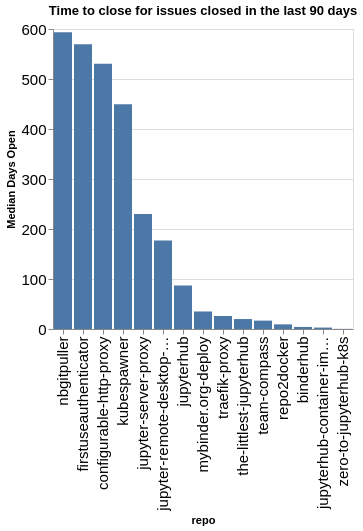

Notebook source saved alongside this figure:
### Code cell
time_open = closed.groupby(['org', 'repo']).agg({'time_open': 'median'}).reset_index()
time_open['time_open'] = time_open['time_open'] / (60 * 60 * 24)
time_open['org/repo'] = time_open.apply(lambda a: a['org'] + '/' + a['repo'], axis=1)
sorted_vals = time_open.sort_values(['org', 'time_open'], ascending=False)['repo'].values
alt.Chart(data=time_open, title=f"Time to close for issues closed in the last {n_days} days").mark_bar().encode(
    x=alt.X('repo', sort=alt.Sort(sorted_vals.tolist())),
    y=alt.Y('time_open', title="Median Days Open"),
)

### Figure 1 — Vega-Lite specification as saved in the notebook (floating-point values rounded to 4 significant figures)
{"config": {"axisLeft": {"labelFontSize": 15}, "axisBottom": {"labelFontSize": 15}}, "data": {"name": "data-9f4e5f1ffa9a5f8066684194a2c84f04"}, "mark": {"type": "bar"}, "encoding": {"x": {"field": "repo", "sort": ["nbgitpuller", "firstuseauthenticator", "configurable-http-proxy", "kubespawner", "jupyter-server-proxy", "jupyter-remote-desktop-proxy", "jupyterhub", "mybinder.org-deploy", "traefik-proxy", "the-littlest-jupyterhub", "team-compass", "repo2docker", "binderhub", "jupyterhub-container-images", "zero-to-jupyterhub-k8s"], "type": "nominal"}, "y": {"field": "time_open", "title": "Median Days Open", "type": "quantitative"}}, "title": "Time to close for issues closed in the last 90 days", "$schema": "https://vega.github.io/schema/vega-lite/v5.20.1.json", "datasets": {"data-9f4e5f1ffa9a5f8066684194a2c84f04": [{"org": "jupyterhub", "repo": "binderhub", "time_open": 4.133, "org/repo": "jupyterhub/binderhub"}, {"org": "jupyterhub", "repo": "configurable-http-proxy", "time_open": 530.6, "org/repo": "jupyterhub/configurable-http-proxy"}, {"org": "jupyterhub", "repo": "firstuseauthenticator", "time_open": 569.5, "org/repo": "jupyterhub/firstuseauthenticator"}, {"org": "jupyterhub", "repo": "jupyter-remote-desktop-proxy", "time_open": 177.1, "org/repo": "jupyterhub/jupyter-remote-desktop-proxy"}, {"org": "jupyterhub", "repo": "jupyter-server-proxy", "time_open": 230.2, "org/repo": "jupyterhub/jupyter-server-proxy"}, {"org": "jupyterhub", "repo": "jupyterhub", "time_open": 87.03, "org/repo": "jupyterhub/jupyterhub"}, {"org": "jupyterhub", "repo": "jupyterhub-container-images", "time_open": 2.862, "org/repo": "jupyterhub/jupyterhub-container-images"}, {"org": "jupyterhub", "repo": "kubespawner", "time_open": 449.4, "org/repo": "jupyterhub/kubespawner"}, {"org": "jupyterhub", "repo": "mybinder.org-deploy", "time_open": 35.06, "org/repo": "jupyterhub/mybinder.org-deploy"}, {"org": "jupyterhub", "repo": "nbgitpuller", "time_open": 593.7, "org/repo": "jupyterhub/nbgitpuller"}, {"org": "jupyterhub", "repo": "repo2docker", "time_open": 9.285, "org/repo": "jupyterhub/repo2docker"}, {"org": "jupyterhub", "repo": "team-compass", "time_open": 16.77, "org/repo": "jupyterhub/team-compass"}, {"org": "jupyterhub", "repo": "the-littlest-jupyterhub", "time_open": 19.92, "org/repo": "jupyterhub/the-littlest-jupyterhub"}, {"org": "jupyterhub", "repo": "traefik-proxy", "time_open": 25.98, "org/repo": "jupyterhub/traefik-proxy"}, {"org": "jupyterhub", "repo": "zero-to-jupyterhub-k8s", "time_open": 0.2796, "org/repo": "jupyterhub/zero-to-jupyterhub-k8s"}]}}
